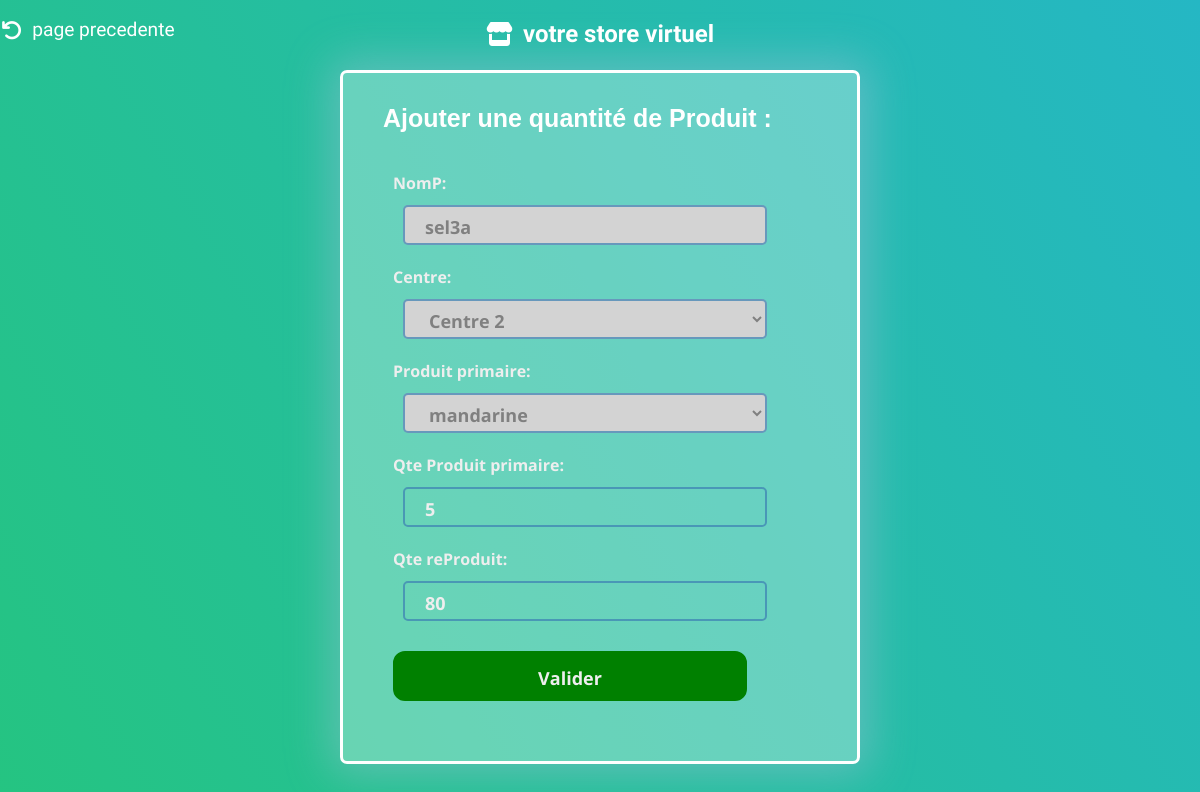
The app's page /2/ajouter_qte_reproduit/3/ with its own data.
### magasinier/models.py (models this page shows, shortened)
class reProduit(models.Model):#cette classe contient stock des produit reproduit
    nomP = models.CharField(max_length=50, default = 'Produit')
    Centre = models.ForeignKey(Centre, on_delete=models.CASCADE, default=0)
    Produit_primaire = models.ForeignKey(Stock_centre_primaire,on_delete=models.CASCADE)
    qte_Produit_primaire=models.IntegerField(default=1)
    designation = models.CharField(max_length=100, null=True)
    qte_reProduit= models.IntegerField(default=1)
    prix_unitaire = models.FloatField(max_length=10, default=0)

class Stock_centre_primaire(models.Model):#cette classe contient stock centre des produit primaire
    Centre = models.ForeignKey(Centre, on_delete=models.CASCADE)
    nomP = models.CharField(max_length=50, default = 'Produit')
    designation = models.CharField(max_length=100, null=True)
    qte = models.IntegerField(default=1)
    prix_unitaire = models.FloatField(max_length=10, default=0)
    def __str__(self):
        return self.nomP

### magasinier/views.py (the view)
# urls.py: path('<int:selected_center>/ajouter_qte_reproduit/<int:reproduit_id>/', views.ajouter_qte_reproduit, name='ajouter_qte_reproduit'),
def ajouter_qte_reproduit(request,selected_center,reproduit_id):
    reproduit = reProduit.objects.get(id=reproduit_id)
    mssg=""
    if request.method == 'POST':
        form = reProduitForm(request.POST, instance=reproduit,selected_center=selected_center)
        form.fields.pop('Centre')
        form.fields.pop('Produit_primaire')
        form.fields.pop('nomP')
        form.fields.pop('designation')
        form.fields.pop('prix_unitaire')
        if form.is_valid():
            reproduit1 = form.save(commit=False)
            stock = reproduit1.Produit_primaire
            qte_reproduit = reproduit1.qte_Produit_primaire
            if stock.qte < qte_reproduit:
                messages.error(request, "La quantité du stock est insuffisante")
                return redirect('ajouter_qte_reproduit', selected_center,reproduit_id)
            stock.qte -= qte_reproduit
            stock.save()
            reproduit.qte_reProduit+=reproduit1.qte_reProduit
            reproduit.save()
            return redirect('afficher_stock_centre',selected_center)
    else:
        mssg=""
        form = reProduitForm(instance=reproduit,selected_center=selected_center)
        form.fields.pop('designation')
        form.fields.pop('prix_unitaire')
        form.fields['Centre'].disabled = True
        form.fields['qte_Produit_primaire'].initial = 0
        form.fields['Produit_primaire'].disabled = True
        form.fields['nomP'].disabled = True
    return render(request, 'ajouter_qte_reproduit.html', {"form": form,'selected_center': selected_center, "reproduit_id": reproduit_id,"message": mssg})

### magasinier/forms.py
class reProduitForm(forms.ModelForm):
    class Meta:
        model = reProduit
        fields = '__all__'
    def __init__(self, *args, **kwargs):
        selected_center = kwargs.pop('selected_center', None)
        super().__init__(*args, **kwargs)
        if selected_center:
            self.fields['Centre'].queryset = Centre.objects.filter(id=selected_center)
        else:
            self.fields['Centre'].queryset = Centre.objects.none()
        if selected_center:
            self.fields['Produit_primaire'].queryset = Stock_centre_primaire.objects.filter(Centre__id=selected_center)
        else:
            self.fields['Produit_primaire'].queryset = Stock_centre_primaire.objects.none()

### magasinier/models.py (called while the page is built)
    def __str__(self):
        return f"Centre {self.numC}"

### magasinier/templates/ajouter_qte_reproduit.html (shortened to what this page needs)
{% load static %}
<!DOCTYPE html>
<html lang="en">
<head>
    <link rel="stylesheet" type="text/css" href="{% static 'css/bootstrap.min.css' %}">
    <link rel="stylesheet" type="text/css" href="{% static 'css/form.css' %}">
    <link href="{% static 'fontawesomefree/css/all.min.css' %}" rel="stylesheet" type="text/css">
</head>
<body style=" background: linear-gradient(60deg,  #25c481, #25b7c4);">
    <div class="background">
        <a href="{% url 'afficher_stock_centre' selected_center=selected_center %}" style="all: unset"><div class="logo"  onmouseover="document.querySelector('.fa-arrow-rotate-left').style.color='rgba(255, 255, 255, 0.39)';
            this.style.color='rgba(255, 255, 255, 0.39)';"onmouseout="document.querySelector('.fa-arrow-rotate-left').style.color='rgb(255, 255, 255)';
            this.style.color='rgb(255, 255, 255)'; " style=" position: absolute;
                top: 0;
                left: 0;
                cursor: pointer;
                text-wrap: nowrap;
                display: flex;
                align-items: center;
                justify-content: center;
                padding: 6px;
                font-family: 'Bubblegum Sans', sans-serif;
                color: rgb(255, 255, 255);
                font-size: 1.2rem;
                background-color: transparent;
                border-radius: 30px;
                transition: 0.2s;
                font-weight: 100;
                margin-left: 28px;
                width: 10%;
                margin-top: 10px;"><i class="fa-solid fa-arrow-rotate-left" style="font-size: 1.3rem;color: white; margin-right: 10px;"></i>page precedente</div></a>
        <a href="{% url 'gestion_responsable' selected_center %}" style="all: unset" class="title"><div class="logo"  onmouseover="this.style.backgroundColor='rgba(255, 255, 255, 0.39)';"onmouseout="this.style.backgroundColor='transparent'; " style=" position: absolute;
            top: 0;
            left: 50%;
            transform: translateX(-50%);
            cursor: pointer;
            text-wrap: nowrap;
            display: flex;
            align-items: center;
            justify-content: center;
            padding: 6px;
            font-family: 'Bubblegum Sans', sans-serif;
            color: rgb(255, 255, 255);
            font-size: 1.5rem;
            background-color: transparent;
            border-radius: 30px;
            transition: 0.8s;
            width: 20%;
            margin-top: 10px;"><i class="fa-solid fa-store" style="font-size: 1.5rem;color: white;
            margin-right: 10px;"></i>votre store virtuel</div></a>
        <div class="container">
            <h4>Ajouter une quantité de Produit :</h4>
            <form method="POST" enctype="multipart/form-data">
                {{ form.as_p }}
                <input type="submit" value="Valider" class="submit">
            </form>
        </div>
    </div>
</body>
</html>

### magasinier/static/css/form.css (style rules this page uses)
* { margin: 0; padding: 0; color: #303245; font-family: 'Open Sans', sans-serif; font-weight: bold; }
body { align-items: center; background: linear-gradient(60deg, rgba(84, 58, 183, 1) 0%, rgba(0, 172, 193, 1) 100%); display: flex; justify-content: center; min-height: 100vh; margin: 0; }
.background { width: 100%; }
form { background-color: transparent; border-radius: 20px; box-sizing: border-box; padding: 20px; }
.title { color: rgb(45, 102, 144); font-family: sans-serif; font-size: 36px; font-weight: 600; margin-top: 30px; display: block; }
h4 { color: rgb(255, 255, 255); font-family: sans-serif; font-size: 25px; font-weight: 600; margin-top: 10px; margin-left: 20px; }
input, select { background-color: transparent; border: 2px rgba(63, 130, 179, 0.725) solid; border-radius: 5px; box-sizing: border-box; color: #eee; font-size: 18px; height: 40px; outline: 0; padding: 4px 20px 0; width: calc(100% - 50px); margin: 10px; transition: background-color 0.3s ease; }
label { color: #eee; }
.submit { background-color: green; border-radius: 12px; border: 2px solid green; box-sizing: border-box; color: #eee; cursor: pointer; font-size: 18px; height: 50px; margin: 10px; outline: 0; text-align: center; width: calc(100% - 80px); transition: background-color 0.3s ease, color 0.3s ease, border-color 0.3s ease; }
p { color: #303245; margin: 10px; }
.container { background-color: #ffffff4e; border: #fff 3px solid; padding: 20px; border-radius: 7px; width: 100%; max-width: 520px; margin: 50px auto; margin-top: 70px; -webkit-box-shadow: 0px 0px 43px 11px rgba(176, 196, 222, 0.4); -moz-box-shadow: 0px 0px 43px 11px rgba(176, 196, 222, 0.4); box-shadow: 0px 0px 43px 11px rgba(176, 196, 222, 0.4); }
form input:disabled, select:disabled, textarea:disabled, form input[readonly] { background-color: lightgray; color: gray; }

### records on screen
reProduit: nomP "sel3a", Centre "Centre 2", Produit_primaire "mandarine", qte_Produit_primaire "5", qte_reProduit "80"
